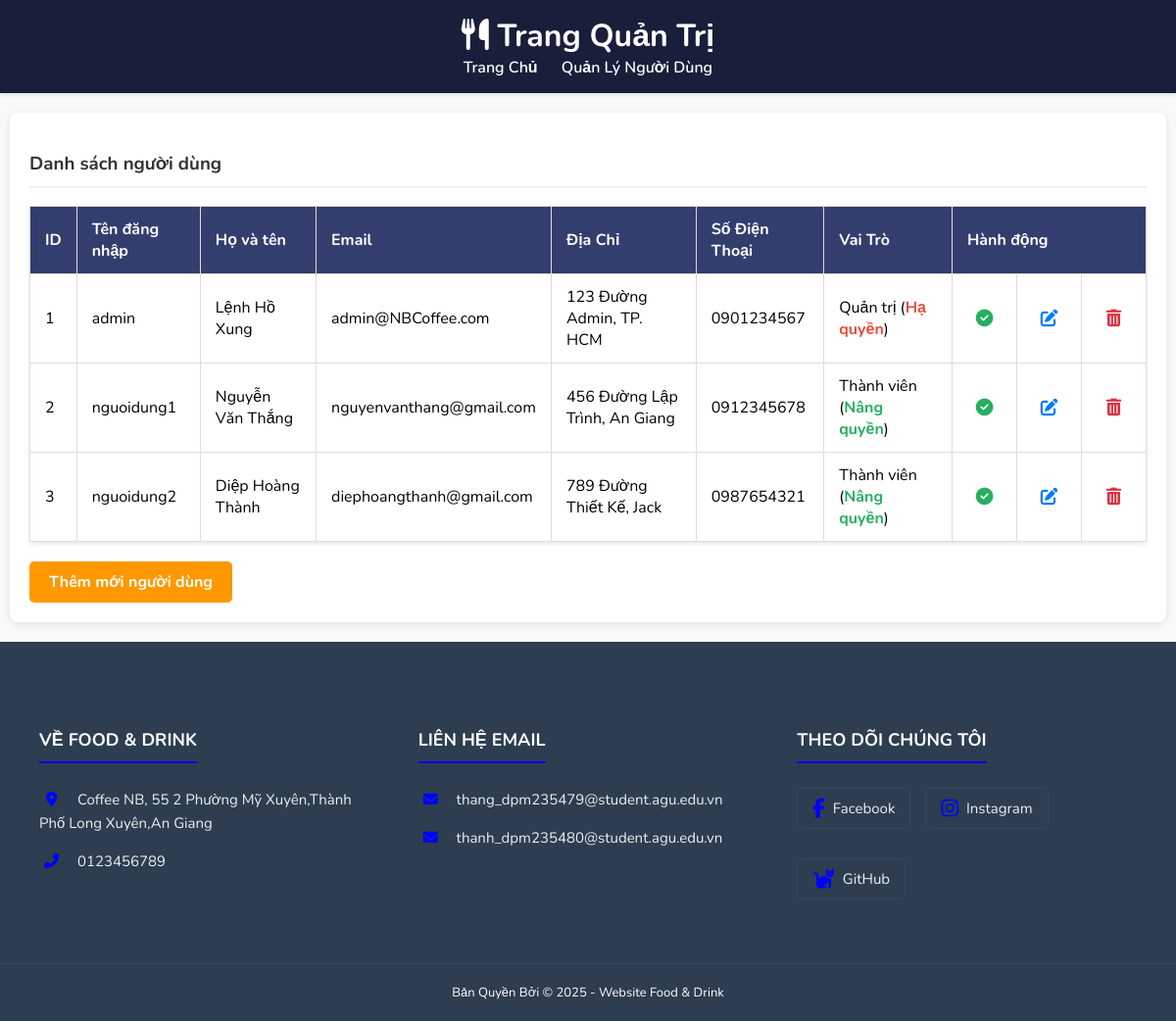
Screenshot of /Admin/indexnguoidung.php?do=nguoidung with the database file from the repository.
### tables this page shows
CREATE TABLE IF NOT EXISTS `nguoi_dung` (
  `id_nguoi_dung` INT(11) NOT NULL AUTO_INCREMENT,
  `ten_dang_nhap` VARCHAR(100) NOT NULL UNIQUE,
  `mat_khau` VARCHAR(255) NOT NULL,
  `ho_ten` VARCHAR(255),
  `email` VARCHAR(255) UNIQUE,
  `dia_chi` TEXT,
  `so_dien_thoai` VARCHAR(15),
  `vai_tro` TINYINT(1) DEFAULT 0,
  `Khoa` tinyint(1) NOT NULL,
  PRIMARY KEY (`id_nguoi_dung`)
);

### Admin/nguoidung_danhsach.php (the view, shortened to what this page needs)
<?php
    $sql = "SELECT * FROM `nguoi_dung` WHERE 1";
    $danhsach = $connect->query($sql);
?>
<div class="user-container">
    <h3>Danh sách người dùng</h3>
    <table class="user-table">
        <thead>
            <tr>
                <th>ID</th>
                <th>Tên đăng nhập</th>
                <th>Họ và tên</th>
                <th>Email</th>
                <th>Địa Chỉ</th>
                <th>Số Điện Thoại</th>
                <th>Vai Trò</th>
                <th colspan="3">Hành động</th>
            </tr>
        </thead>
        <tbody>
            <?php
                while ($dong = $danhsach->fetch_array(MYSQLI_ASSOC))
                {
                    $ho_ten_an_toan = htmlspecialchars($dong['ho_ten']);
                    $ho_ten_js = htmlspecialchars($dong['ho_ten'], ENT_QUOTES);
                    echo "<tr>";
                        echo "<td>" . $dong["id_nguoi_dung"] . "</td>";
                        echo "<td>" . htmlspecialchars($dong["ten_dang_nhap"]) . "</td>";
                        echo "<td>" . $ho_ten_an_toan . "</td>";
                        echo "<td>" . htmlspecialchars($dong["email"]) . "</td>";
                        echo "<td>" . htmlspecialchars($dong["dia_chi"]) . "</td>";
                        echo "<td>" . htmlspecialchars($dong["so_dien_thoai"]) . "</td>";
                        echo "<td>";
                            if($dong["vai_tro"] == 1)
                                echo "Quản trị (<a href='indexnguoidung.php?do=nguoidung_kichhoat&id=" . $dong["id_nguoi_dung"] . "&quyen=0' class='role-link lower-role'>Hạ quyền</a>)";
                            else
                                echo "Thành viên (<a href='indexnguoidung.php?do=nguoidung_kichhoat&id=" . $dong["id_nguoi_dung"] . "&quyen=1' class='role-link raise-role'>Nâng quyền</a>)";
                        echo "</td>";
                        echo "<td class='action-links'>";
                            if($dong["Khoa"] == 0)
                                echo "<a href='indexnguoidung.php?do=nguoidung_kichhoat&id=" . $dong["id_nguoi_dung"] . "&khoa=1' title='Đang hoạt động - Bấm để khóa'>
                                        <i class='fa-solid fa-circle-check icon-unlock'></i>
                                      </a>";
                            else
                                echo "<a href='indexnguoidung.php?do=nguoidung_kichhoat&id=" . $dong["id_nguoi_dung"] . "&khoa=0' title='Đã khóa - Bấm để mở'>
                                        <i class='fa-solid fa-ban icon-lock'></i>
                                      </a>";
                        echo "</td>";
                        echo "<td class='action-links'>
                                <a href='indexnguoidung.php?do=nguoidung_sua&id=" . $dong["id_nguoi_dung"] . "' title='Sửa'>
                                    <i class='fa-solid fa-pen-to-square icon-edit'></i>
                                </a>
                              </td>";
                        echo "<td class='action-links'>
                                <a href='indexnguoidung.php?do=nguoidung_xoa&id=" . $dong["id_nguoi_dung"] . "'
                                   onclick='return confirm(\"Bạn có muốn xóa người dùng " . $ho_ten_js . " không?\")'
                                   title='Xóa'>
                                    <i class='fa-solid fa-trash-can icon-delete'></i>
                                </a>
                              </td>";
                    echo "</tr>";
                }
            ?>
        </tbody>
    </table>
    <a href="indexnguoidung.php?do=dangky" class="btn-add-user">Thêm mới người dùng</a>
</div>

### Admin/indexnguoidung.php (shortened to what this page needs)
<?php
    require_once 'cauhinh.php';
    $connect->set_charset("utf8mb4");
    $do = $_GET['do'] ?? 'trangchu';
?>
<!DOCTYPE html>
<html lang="vi">
<head>
    <link rel="stylesheet" href="css/giaodiennguoidung.css">
    <link rel="stylesheet" href="css/footer_quanly.css">
    <link rel="stylesheet" href="https://cdnjs.cloudflare.com/ajax/libs/font-awesome/6.5.2/css/all.min.css">
</head>
<body>
    <header>
        <h1><i class="fa-solid fa-utensils"></i> Trang Quản Trị</h1>
        <nav>
            <a href="indexnguoidung.php?do=trangchu">Trang Chủ</a>
            <a href="indexnguoidung.php?do=nguoidung">Quản Lý Người Dùng</a>
        </nav>
    </header>
    <main>
        <?php
        switch ($do)
        {
            case 'nguoidung':
                include 'nguoidung_danhsach.php';
                break;
        ?>
        <?php
        }
        ?>
    </main>
    <?php
        require_once '../Footer/footer.php';
    ?>
</body>
</html>

### Footer/footer.php
<footer class="footer">
    <div class="footer-container">
        <div class="footer-column-left">
            <h3>Về Food & Drink</h3>
            <ul>
                <li>
                    <i class="fas fa-map-marker-alt"></i>
                    <span>Coffee NB, 55 2 Phường Mỹ Xuyên,Thành Phố Long Xuyên,An Giang</span>
                </li>
                <li>
                    <i class="fas fa-phone-alt"></i>
                    <a href="tel:0123456789">0123456789</a>
                </li>
            </ul>
        </div>
        <div class="footer-column-center">
            <h3>Liên hệ Email</h3>
            <ul>
                <li>
                    <i class="fas fa-envelope"></i>
                    <a href="mailto:thang_dpm235479@student.agu.edu.vn" target="_blank">thang_dpm235479@student.agu.edu.vn</a>
                </li>
                <li>
                    <i class="fas fa-envelope"></i>
                    <a href="mailto:thanh_dpm235480@student.agu.edu.vn" target="_blank">thanh_dpm235480@student.agu.edu.vn</a>
                </li>
            </ul>
        </div>
        <div class="footer-column-right social-column"> <h3>Theo dõi chúng tôi</h3>
            <ul class="footer-social-list">
                <li>
                    <a href="https://www.facebook.com/" target="_blank">
                        <i class="fab fa-facebook-f"></i>
                        <span>Facebook</span>
                    </a>
                </li>
                <li>
                    <a href="https://www.instagram.com/" target="_blank">
                        <i class="fab fa-instagram"></i>
                        <span>Instagram</span>
                    </a>
                </li>
                <li>
                    <a href="https://github.com/" target="_blank">
                        <i class="fa-solid fa-cat"></i>
                        <span>GitHub</span>
                    </a>
                </li>
            </ul>
        </div>
    </div>
    <div class="footer-bottom">
        Bản Quyền Bởi &copy; <?php echo date("Y"); ?> - Website Food & Drink
    </div>
</footer>

### Admin/css/giaodiennguoidung.css (style rules this page uses)
body { font-family: 'Nunito', Arial, sans-serif; background-color: #f8f9fa; margin: 0; padding: 0; }
header { background-color: #191F3A; color: white; padding: 15px 20px; text-align: center; box-shadow: 0 2px 4px rgba(0,0,0,0.1); }
header h1 { margin: 0; font-weight: 700; }
header nav a { color: white; margin: 0 10px; text-decoration: none; font-weight: 600; transition: opacity 0.2s; }
main { min-height: 60vh; }
.user-container { width: 95%; margin: 20px auto; background-color: #ffffff; padding: 20px; border-radius: 8px; box-shadow: 0 2px 8px rgba(0,0,0,0.1); }
.user-container h3 { color: #333; border-bottom: 2px solid #f0f0f0; padding-bottom: 10px; }
.user-table { width: 100%; border-collapse: collapse; box-shadow: 0 2px 5px rgba(0,0,0,0.1); }
.user-table th, .user-table td { padding: 12px 15px; border: 1px solid #ddd; text-align: left; vertical-align: middle; }
.user-table th { background-color: #323f6e; color: white; font-weight: 700; }
.user-table .role-link { text-decoration: none; font-weight: bold; }
.user-table .role-link.lower-role { color: #e74c3c; }
.user-table .role-link.raise-role { color: #27ae60; }
.user-table .action-links { text-align: center; }
.user-table .action-links a { text-decoration: none; margin: 0 5px; font-size: 1.1em; width: 25px; display: inline-block; }
.icon-unlock { color: #27ae60; }
.icon-edit { color: #007bff; }
.icon-delete { color: #dc3545; }
.btn-add-user { display: inline-block; margin-top: 20px; padding: 10px 20px; background-color: #FF9800; color: white; text-decoration: none; border-radius: 5px; font-weight: 700; transition: background-color 0.2s; }

### Admin/css/footer_quanly.css (style rules this page uses)
.footer { background-color: #2c3e50; color: #ecf0f1; padding: 50px 0 0 0; font-size: 15px; }
.footer-container { display: flex; justify-content: space-between; flex-wrap: wrap; max-width: 1200px; margin: 0 auto; padding: 0 20px; }
.footer-column-left, .footer-column-center, .footer-column-right { flex: 1; min-width: 280px; margin: 20px; }
.footer h3 { color: #ffffff; margin-bottom: 25px; font-size: 18px; text-transform: uppercase; border-bottom: 2px solid blue; padding-bottom: 10px; display: inline-block; }
.footer ul { list-style: none; padding: 0; margin: 0; }
.footer ul li { margin-bottom: 15px; line-height: 1.6; }
.footer ul li a { color: #ecf0f1; text-decoration: none; transition: color 0.3s ease; }
.footer ul li i { width: 25px; margin-right: 10px; color: blue; text-align: center; }
.footer-social-list { display: flex; gap: 15px; flex-wrap: wrap; }
.footer-social-list li a { font-size: 15px; display: flex; align-items: center; padding: 8px 15px; border: 1px solid #34495e; border-radius: 5px; transition: all 0.3s ease; }
.footer-social-list li a i { font-size: 20px; margin-right: 8px; width: auto; }
.footer-bottom { text-align: center; padding: 20px 0; margin-top: 30px; border-top: 1px solid #34495e; font-size: 13px; color: rgb(255, 255, 255); }

### rows the page displays
nguoi_dung: id_nguoi_dung "1", ten_dang_nhap "admin", ho_ten "Lệnh Hồ Xung", email "admin@NBCoffee.com", dia_chi "123 Đường Admin, TP. HCM", so_dien_thoai "0901234567"
nguoi_dung: id_nguoi_dung "2", ten_dang_nhap "nguoidung1", ho_ten "Nguyễn Văn Thắng", email "nguyenvanthang@gmail.com", dia_chi "456 Đường Lập Trình, An Giang", so_dien_thoai "0912345678"
nguoi_dung: id_nguoi_dung "3", ten_dang_nhap "nguoidung2", ho_ten "Diệp Hoàng Thành", email "diephoangthanh@gmail.com", dia_chi "789 Đường Thiết Kế, Jack", so_dien_thoai "0987654321"
